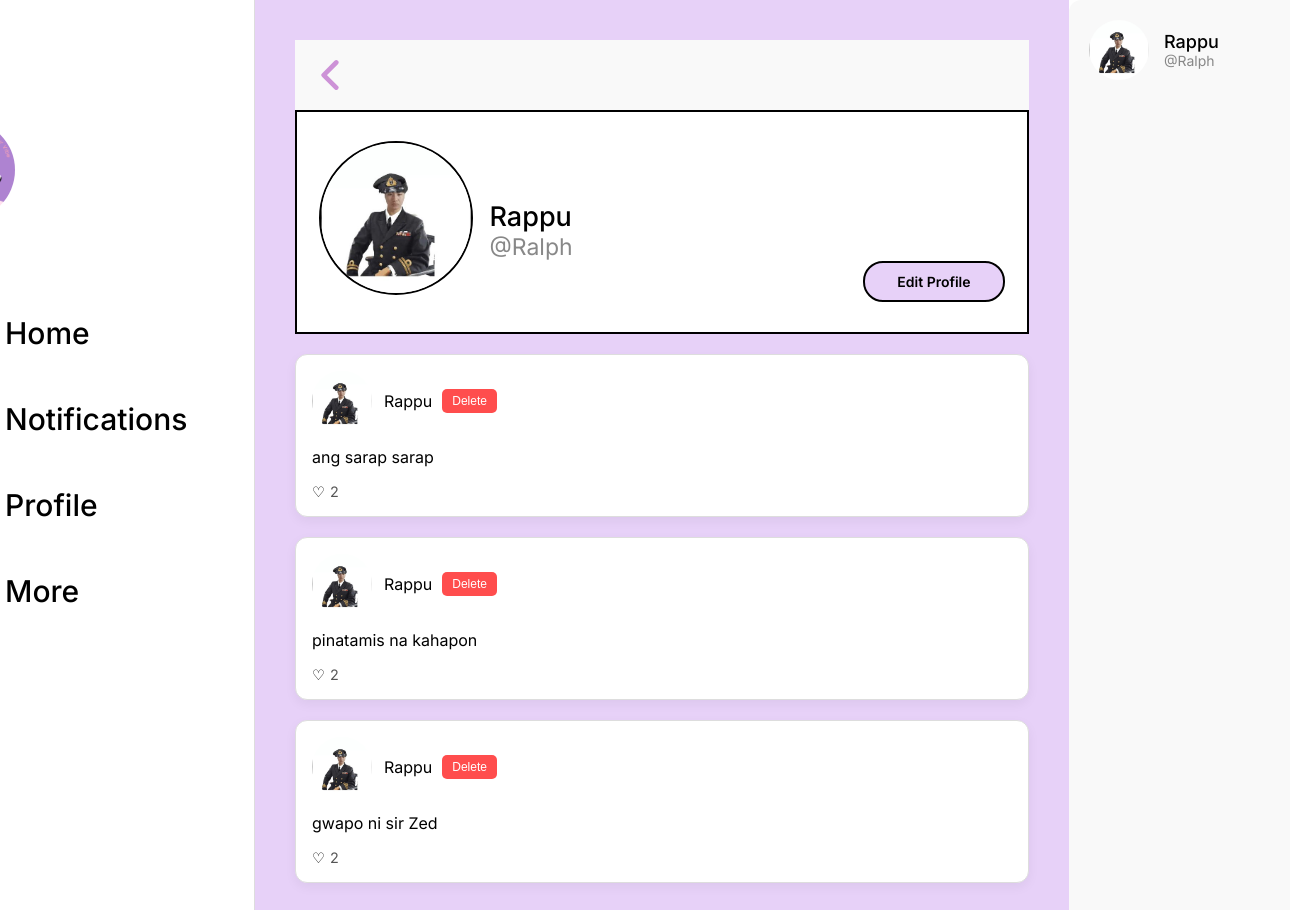
/profile.php (signed in), run on the app's committed database.
### tables this page shows
CREATE TABLE `posts` (
  `id` int(11) NOT NULL,
  `username` varchar(255) NOT NULL,
  `content` text NOT NULL,
  `media` longtext NOT NULL CHECK (json_valid(`media`)),
  `created_at` timestamp NOT NULL DEFAULT current_timestamp(),
  `heart_count` int(11) DEFAULT 0,
  `user_id` int(11) DEFAULT NULL
);

### profile.php (the view, shortened to what this page needs)
<?php
$servername = "localhost";
$username = "root";
$password = "";
$dbname = "vibe";
$conn = new mysqli($servername, $username, $password, $dbname);
$user_posts_query = "
    SELECT
        posts.*,
        users.name AS poster_name,
        users.profile_pic AS poster_pic,
        EXISTS(SELECT 1 FROM hearts WHERE hearts.post_id = posts.id AND hearts.username = ?) AS hearted_by_user,
        (SELECT COUNT(*) FROM hearts WHERE hearts.post_id = posts.id) AS total_hearts
    FROM posts
    JOIN users ON posts.username = users.username
    WHERE posts.username = ?
    ORDER BY posts.created_at DESC";
    $stmt = $conn->prepare($user_posts_query);
    $stmt->bind_param('ss', $_SESSION['username'], $_SESSION['username']);
    $stmt->execute();
    $result = $stmt->get_result();
    $posts = $result->fetch_all(MYSQLI_ASSOC);
?>
<!DOCTYPE html>
<html lang="en">
<head>
  <link rel="stylesheet" href="profile.css">
</head>
<body>
  <div class="main-wrapper">
    <div class="layout">
      <div class="sidebar">
        <img class="main-profile-img" src="img/VIBE.png" onclick="location.href='home.php'"/>
        <div class="menu">
          <div class="menu-item" onclick="location.href='home.php'">
            <img src="img/home.svg" class="icons" />Home
          </div>
          <div class="menu-item" onclick="location.href='notifications.php'">
            <img src="img/bell.svg" class="icons" />Notifications
          </div>
          <div class="menu-item" onclick="location.href='profile.php'">
            <img src="img/profile.svg" class="icons" />Profile
          </div>
          <div class="menu-item more-menu-wrapper" onclick="toggleDropdown()">
    <img src="img/3dot.svg" class="icons" /> More
</div>
        </div>
      </div>
      <div class="main-feed">
        <div class="post-box">
          <img src="img/back.svg" class="icons1" onclick="location.href='home.php'" />
        </div>
        <div class="mainprofile-wrapper">
        <img class="profile-pic-img" src="uploads/<?php echo htmlspecialchars($_SESSION['profile_pic'] ?? 'default.jpg'); ?>" alt="Profile Picture" />
          <div class="main-profile">
            <div class="profile-name1"><?php echo htmlspecialchars($_SESSION['name']); ?></div>
            <div class="profile-handle1">@<?php echo htmlspecialchars($_SESSION['username']); ?></div>
            <div class="edit-btn">Edit Profile</div>
          </div>
        </div>
        <?php foreach ($posts as $post): ?>
  <div class="post" data-post-id="<?= $post['id'] ?>">
  <div class="post-header">
    <img src="uploads/<?= isset($post['poster_pic']) && !empty($post['poster_pic']) ? htmlspecialchars($post['poster_pic']) : 'default.jpg' ?>"
         alt="Profile Picture"
         style="width: 60px; height: 60px; border-radius: 50%; object-fit: cover;" />
    <span class="post-username"><?= htmlspecialchars($post['poster_name']) ?></span>
    <?php if ($post['username'] === $_SESSION['username']): ?>
        <button class="delete-button1" onclick="deletePost(<?= $post['id'] ?>)">Delete</button>
    <?php endif; ?>
</div>
    <p><?= htmlspecialchars($post['content']) ?></p>
<div class="post-footer">
<span class="heart" onclick="toggleHeart(this, <?= $post['id'] ?>)"
      style="color: <?= $post['hearted_by_user'] ? '#bc6ec7' : '#000'; ?>; font-size: <?= $post['hearted_by_user'] ? '1.5em' : '1em'; ?>">
    <?= $post['hearted_by_user'] ? '&#x2665;' : '&#x2661;'; ?>
</span>
<span class="heart-count"><?= $post['total_hearts'] ?></span>
</div>
  </div>
<?php endforeach; ?>
      </div>
      <div class="pro-container">
        <div class="profile-wrapper">
          <div class="profile-pic">
            <img src="uploads/<?php echo htmlspecialchars($_SESSION['profile_pic']); ?>" alt="Profile Picture" style="width: 60px; height: 60px; border-radius: 50%; object-fit: cover;" />
          </div>
          <div class="profile-info">
            <div class="profile-name"><?php echo htmlspecialchars($_SESSION['name']); ?></div>
            <div class="profile-handle">@<?php echo htmlspecialchars($_SESSION['username']); ?></div>
          </div>
</div>
    </div>
  </div>
</body>
</html>

### profile.css (style rules this page uses)
body { margin: 0; padding: 0; font-family: 'Inter', sans-serif; background-color: white; }
.main-wrapper { max-width: 1280px; margin: 0 auto; background-color: white; min-height: 100vh; display: flex; flex-direction: column; }
.layout { display: flex; height: 100%; }
.sidebar { width: 250px; background-color: #fff; border-right: 1px solid #ddd; padding: 0 20px; box-sizing: border-box; display: flex; flex-direction: column; justify-content: center; height: 100vh; position: sticky; top: 0; }
.main-profile-img { display: flex; margin-left: -110px; margin-top: -200px; width: 100px; height: 100px; border-radius: 50%; object-fit: cover; cursor: pointer; transition: transform 0.3s ease-in-out; }
.menu { display: flex; flex-direction: column; gap: 20px; margin-top: 80px; margin-left: -80px; }
.menu-item { display: flex; gap: 10px; padding: 15px 20px; border-radius: 40px; font-size: 30px; font-weight: 500; font-family: 'Inter', sans-serif; color: black; cursor: pointer; transition: background-color 0.3s, transform 0.3s; }
.more-menu-wrapper { position: relative; cursor: pointer; }
.icons1 { width: 30px; height: 30px; cursor: pointer; }
.main-feed { flex: 1; padding: 40px; box-sizing: border-box; background-color: #e7d1f8; overflow-y: auto; max-height: 100vh; }
.post-box { display: flex; background-color: #f9f9f9; padding: 20px; }
.mainprofile-wrapper { background-color: white; border: black 2px solid; padding-bottom: 4%; }
.profile-pic-img { display: flex; margin-left: 3%; margin-top: 4%; width: 150px; height: 150px; border-radius: 50%; object-fit: cover; border: 2px solid black; }
.main-profile { display: flex; flex-direction: column; margin-left: 25%; margin-top: -13%; }
.profile-name1 { font-size: 27px; font-weight: 500; margin-left: 10px; }
.profile-handle1 { font-size: 23px; color: #888; margin-left: 10px; }
.edit-btn { background-color: #e7d1f8; margin-left: 70%; margin-right: 4%; border: 2px solid black; color: black; padding: 10px 20px; border-radius: 20px; font-size: 14px; font-weight: 600; text-align: center; cursor: pointer; transition: background-color 0.3s ease, color 0.3s ease; }
.pro-container { width: 20%; align-items: center; padding: 20px; background-color: #f9f9f9; border-radius: 12px; margin-right: -80px; }
.profile-wrapper { display: flex; align-items: center; gap: 15px; width: 100%; }
.profile-pic { width: 60px; height: 60px; border-radius: 50%; object-fit: cover; }
.profile-info { display: flex; flex-direction: column; }
.profile-name { font-size: 18px; font-weight: 500; }
.profile-handle { font-size: 14px; color: #888; }
.delete-button1 { background-color: #ff4d4d; color: white; border: none; padding: 5px 10px; border-radius: 5px; cursor: pointer; font-size: 12px; margin-left: 10px; }
.post { background-color: #fff; border: 1px solid #ddd; border-radius: 12px; margin: 20px 0; padding: 16px; box-shadow: 0 4px 12px rgba(0, 0, 0, 0.05); transition: transform 0.2s ease; }
.post-header { display: flex; align-items: center; margin-bottom: 12px; }
.post-header img { width: 50px; height: 50px; border-radius: 50%; object-fit: cover; margin-right: 12px; }
.post-footer { display: flex; align-items: center; gap: 5px; margin-top: 12px; font-size: 0.9rem; color: #555; }

### data on the page
posts: poster_name "Rappu", content "ang sarap sarap", total_hearts "2"
posts: poster_name "Rappu", content "pinatamis na kahapon", total_hearts "2"
posts: poster_name "Rappu", content "gwapo ni sir Zed", total_hearts "2"

### other printed values
$_SESSION['name'] "Rappu"
$_SESSION['username'] "Ralph"
